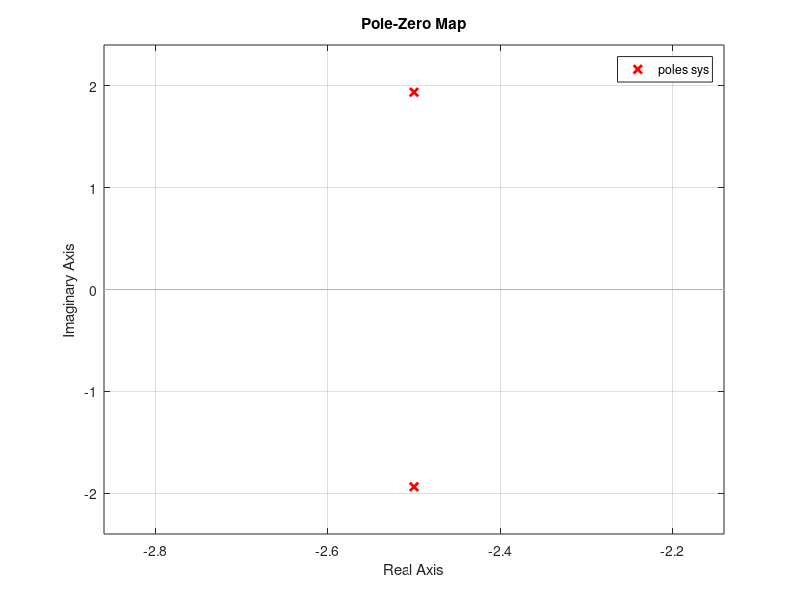
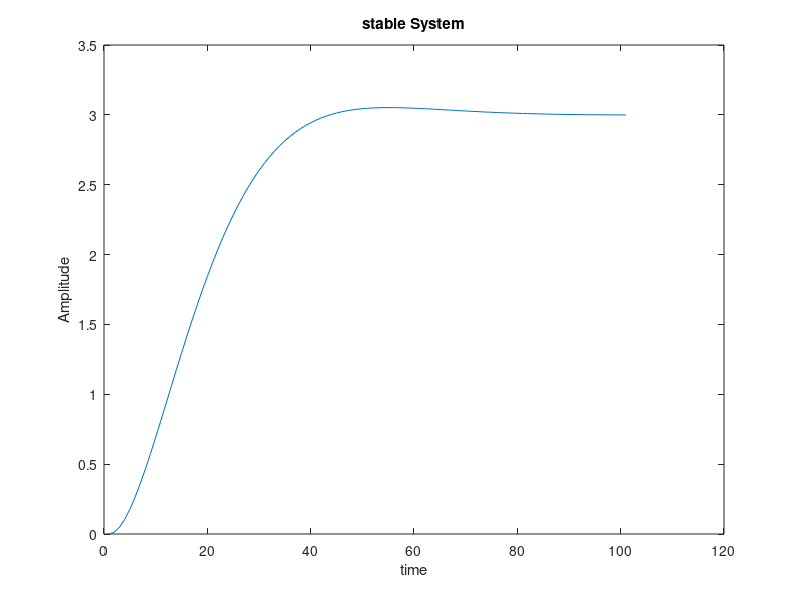

Here is the MATLAB script that generated these plots, in order:
clc
clear all
close all
num=30;
denum=[1 5 10];
r=roots(denum)
sys=tf(num,denum);
figure
pzmap(sys,'r');
step_response=step(sys);
figure
plot(step_response);
xlabel('time');
ylabel('Amplitude');
title('stable System');

